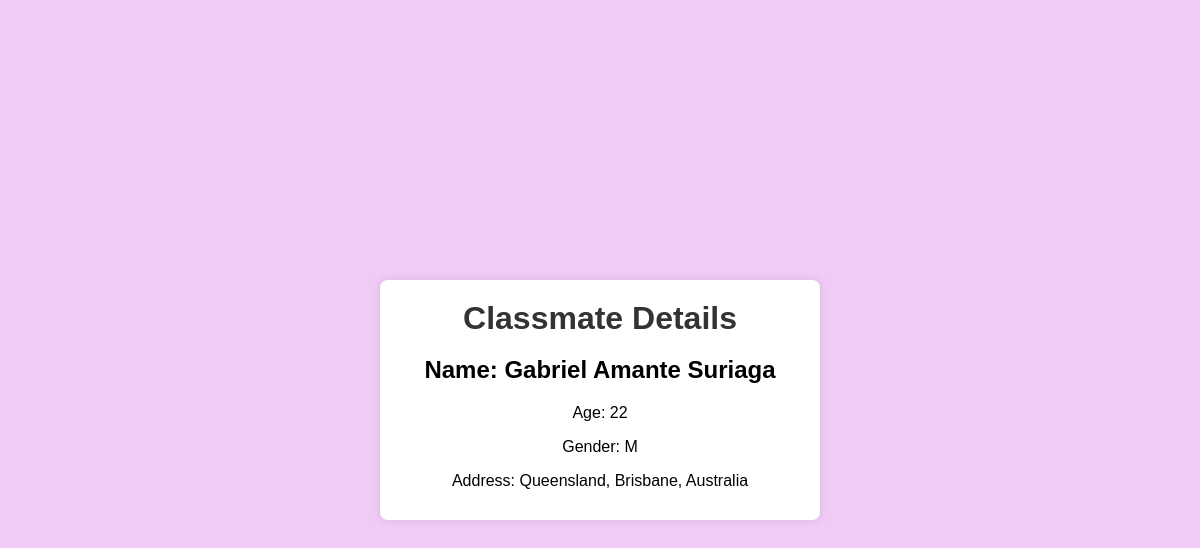
The page /classmate/view/4 on the database its author committed.
### classmates/models.py (models this page shows, shortened)
class Classmate(models.Model):
    GENDER_CHOICES = [
        ('M', 'Male'),
        ('F', 'Female'),
        ('O', 'Other'),
    ]
    firstname = models.CharField(max_length=200)
    lastname = models.CharField(max_length=200)
    age = models.IntegerField()
    gender = models.CharField(max_length=1, choices=GENDER_CHOICES)
    address = models.TextField()

### classmates/views.py (the view)
# urls.py: path('view/<int:pk>', views.ClassmateView.as_view(), name='classmate_view'),
class ClassmateView(DetailView):
    model = Classmate

### classmates/templates/classmates/classmate_detail.html (shortened to what this page needs)
<!DOCTYPE html>
<html lang="en">
<head>
</head>
<body>
    <div class="container">
        <h1>Classmate Details</h1>
        <h2>Name: {{ object.firstname }} {{ object.lastname }}</h2>
        <p>Age: {{ object.age }}</p>
        <p>Gender: {{ object.gender }}</p>
        <p>Address: {{ object.address }}</p>
    </div>
</body>
</html>

### classmates/templates/classmates/classmate_detail.html (style rules this page uses)
body { font-family: 'Arial', sans-serif; background-color: #f0cbf6; margin: 0; padding: 0; display: flex; align-items: center; justify-content: center; height: 100vh; }
.container { background-color: #fff; border-radius: 8px; box-shadow: 0 0 10px rgba(0, 0, 0, 0.1); overflow: hidden; width: 80%; max-width: 400px; text-align: center; padding: 20px; }
h1 { color: #333; margin: 0; }
h2 { margin-bottom: 20px; }
p { margin-bottom: 10px; }

### rows shown on the page
Classmate: firstname "Gabriel Amante", lastname "Suriaga", age "22", gender "M", address "Queensland, Brisbane, Australia"
